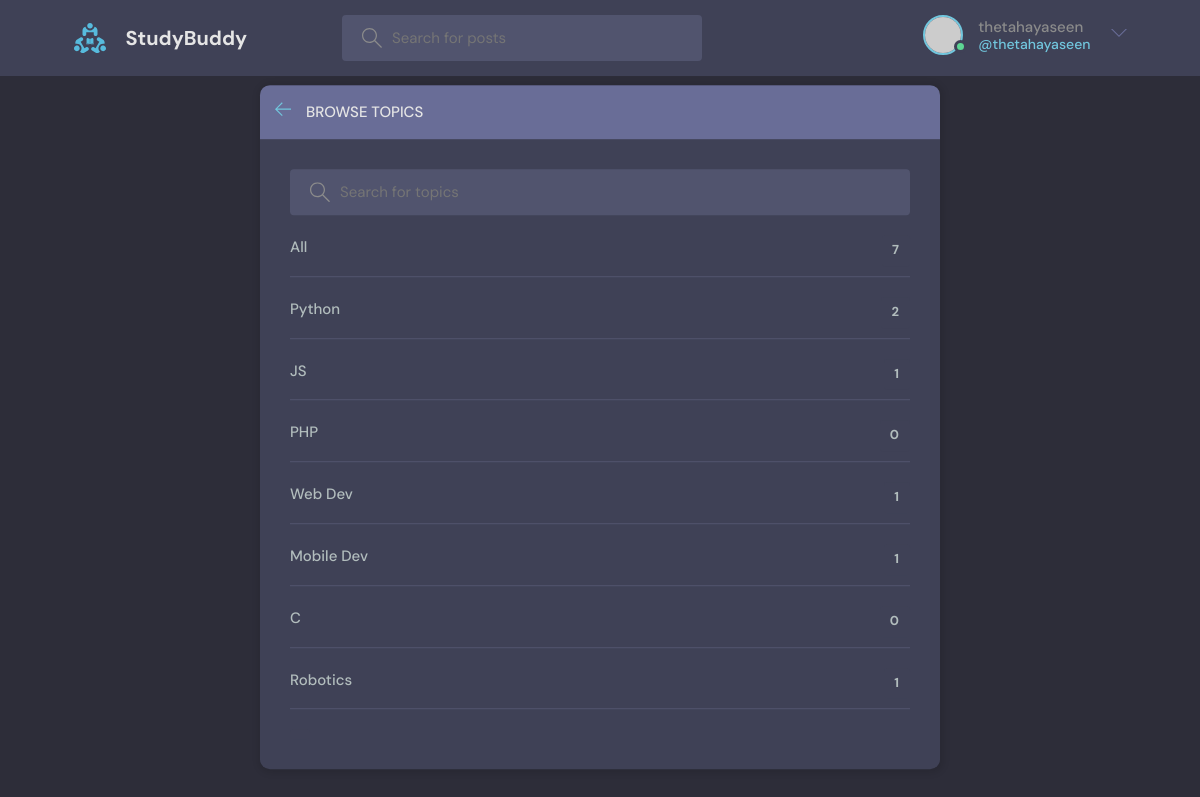
The app's page /topics (signed in), older data.
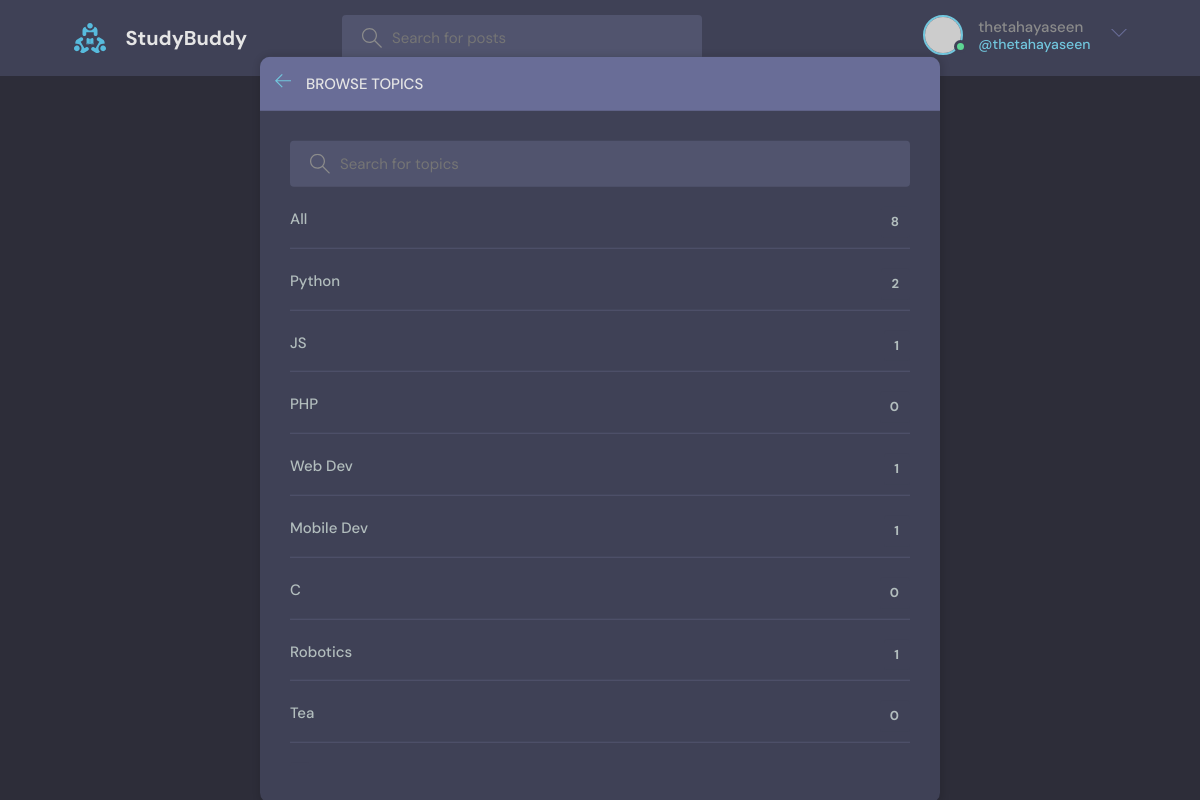
The same page, newer data.
### base/models.py (models this page shows, shortened)
class Topic(models.Model):
    name = models.CharField(max_length=200)

### base/views.py (the view)
# urls.py: path("topics", views.topics, name = "topics"),
def topics(request):
    search = request.GET.get("search") if request.GET.get("search") else ""
    topics = Topic.objects.filter(
        Q(name__icontains=search)
    )
    context = {"topics": topics}
    return render(request, "base/topics.html", context)

### base/templates/base/topics.html (shortened to what this page needs)
{% extends 'mainlayout.html' %}
{% block content %}
<main class="create-room layout">
      <div class="container">
        <div class="layout__box">
          <div class="layout__boxHeader">
            <div class="layout__boxTitle">
              <a href="{% url 'home' %}">
                <svg version="1.1" xmlns="http://www.w3.org/2000/svg" width="32" height="32" viewBox="0 0 32 32">
                  <title>arrow-left</title>
                  <path
                    d="M13.723 2.286l-13.723 13.714 13.719 13.714 1.616-1.611-10.96-10.96h27.625v-2.286h-27.625l10.965-10.965-1.616-1.607z"
                  ></path>
                </svg>
              </a>
              <h3>Browse Topics</h3>
            </div>
          </div>
          <div class="topics-page layout__body">
            <form class="header__search" method="GET">
              <label>
                <input placeholder="Search for topics" name="search" />
              </label>
            </form>
            <ul class="topics__list">
              <li>
                <a href="{% url 'topics' %}" >All<span>{{topics.count}}</span></a>
              </li>
              {% for topic in topics %}
              <li>
                  <a href="{% url 'home
                  ' %}?search={{topic.name}}"> {{topic.name}} <span>{{topic.room_set.all.count}}</span></a>
              </li>
              {% endfor %}
              <li>
                  <a>  <span></span></a>
              </li>
            </ul>
          </div>
        </div>
      </div>
    </main>
    {% endblock content %}

Row changes from the older to the newer data that the page shows:
added Topic: name "Tea", room_set.all.count "0"
Text that changed along with them:
{{ topics.count }}: "7" → "8"
